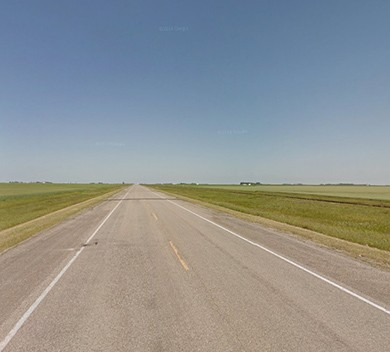
#> input picture sample_images/normal/1.jpg, 390 x 352 px
$ python -i traditional.py   (imports and definitions only)
#> lines starting #> are read from the running program, lines starting #| are printed output that depends on the picture
import cv2
import numpy as np
import joblib

# [4 lines not run here, left out]
orb = cv2.ORB_create(nfeatures=1000)
sift = cv2.SIFT_create()
categories = ['normal', 'potholes']


def predict_traditional_orb(image_path):
#> called with image_path = '../sample_images/normal/1.jpg'
    image = cv2.imread(image_path)
#> image is the input picture: shape (352, 390, 3); mean B, G, R 146.8, 146.9, 143.3
    gray = cv2.cvtColor(image, cv2.COLOR_BGR2GRAY)
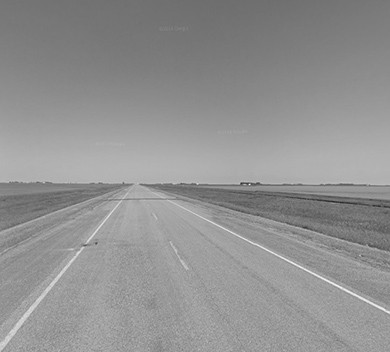
#> gray: shape (352, 390); min 38, max 250, mean 145.8

    _, descriptors = orb.detectAndCompute(gray, None)

    if descriptors is not None:
#> (the run stopped early here; a loop or call above may not have finished)

$ run again, on sample_images/normal/2.jpg
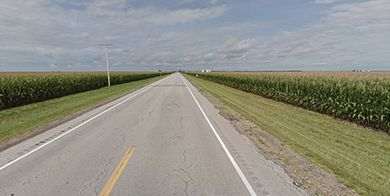
#> input picture sample_images/normal/2.jpg, 390 x 196 px
#> in predict_traditional_orb, image is the input picture: shape (196, 390, 3); mean B, G, R 134.1, 144.4, 144.6
#> in predict_traditional_orb, `gray = cv2.cvtColor(image, cv2.COLOR_BGR2GRAY)`:
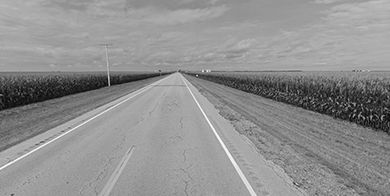
#> gray: shape (196, 390); min 1, max 255, mean 143.3

$ run again, on sample_images/normal/3.jpg
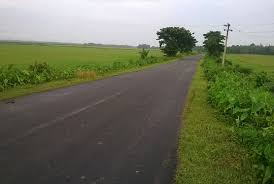
#> input picture sample_images/normal/3.jpg, 274 x 184 px
#> in predict_traditional_orb, image is the input picture: shape (184, 274, 3); mean B, G, R 90.1, 113.2, 109
#> in predict_traditional_orb, `gray = cv2.cvtColor(image, cv2.COLOR_BGR2GRAY)`:
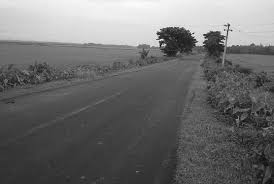
#> gray: shape (184, 274); min 4, max 252, mean 109.3
